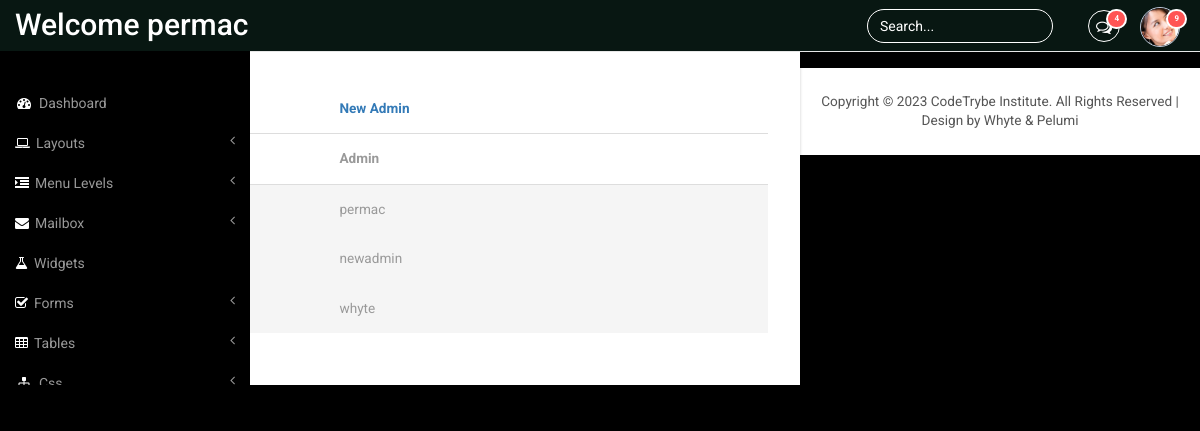
/adm_all (signed in), run on the app's committed database.
### panel/models.py (models this page shows)
class Admin(models.Model):
    user = models.OneToOneField(User, on_delete=models.CASCADE)
    phone_number = models.CharField(max_length=20,default="0802")
    address = models.CharField(max_length=50,default="Default address")
    role = models.CharField(max_length=20,default="admin")
    def __str__(self):
        return self.user.username

### panel/views.py (the view)
# urls.py: path('adm_all',views.all_admin,name='panel-alladm'),
@login_required
def all_admin(request):
    admin_list = Admin.objects.all()
    return render(request,'panel/all_admin.html', {'admin_list': admin_list})

### panel/templates/panel/all_admin.html
{% extends "panel/base.html" %}
{% block content %}
    <div class="content_bottom">
     <div class="col-md-8 span_3">
		  <div class="bs-example1" data-example-id="contextual-table">
		    <table class="table">
		      <thead>
                <tr>
                    <th>Name</th>
                    <th><a href="{%url 'panel-admRegpage'%}"> New Admin</a></th>
                </tr>
		        <tr>
		          <th>#</th>
		          <th>Admin</th>
		        </tr>
		      </thead>
		      <tbody>
                {% for admin in  admin_list %}
		        <tr class="active">
		          <th scope="row">..</th>
		          <td>{{admin}}</td>
		        </tr>
                {% endfor %}
		      </tbody>
		    </table>
            </div>
        </div>
    </div>
{% endblock %}

### panel/templates/panel/base.html (shortened to what this page needs)
{% load static%}
<!DOCTYPE HTML>
<html>
<head>
<link href="{% static 'panel/bootstrap.min.css'%}" rel='stylesheet' type='text/css' />
<link href="{% static 'panel/style2.css'%}"rel='stylesheet' type='text/css' />
<link href="{% static 'panel/lines.css'%}" rel='stylesheet' type='text/css' />
<link href="{% static 'panel/font-awesome.css'%}" rel="stylesheet">
<link href="{% static 'panel/custom.css'%}"rel="stylesheet">
</head>
<body>
<div id="wrapper">
        <nav class="top1 navbar navbar-default navbar-static-top" role="navigation" style="margin-bottom: 0">
            <div class="navbar-header">
                <a class="navbar-brand" href="index.html">Welcome {{user.username}}</a>
            </div>
            <ul class="nav navbar-nav navbar-right">
				<li class="dropdown">
	        		<a href="#" class="dropdown-toggle" data-toggle="dropdown" aria-expanded="false"><i class="fa fa-comments-o"></i><span class="badge">4</span></a>
	      		</li>
			    <li class="dropdown">
	        		<a href="#" class="dropdown-toggle avatar" data-toggle="dropdown"><img src="{% static 'images/1.png' %}"><span class="badge">9</span></a>
	      		</li>
			</ul>
			<form class="navbar-form navbar-right">
              <input type="text" class="form-control" value="Search..." onfocus="this.value = '';" onblur="if (this.value == '') {this.value = 'Search...';}">
            </form>
            <div class="navbar-default sidebar" role="navigation">
                <div class="sidebar-nav navbar-collapse">
                    <ul class="nav" id="side-menu">
                        <li>
                            <a href="#index.html"><i class="fa fa-dashboard fa-fw nav_icon"></i>Dashboard</a>
                        </li>
                        <li>
                            <a href="#"><i class="fa fa-laptop nav_icon"></i>Layouts<span class="fa arrow"></span></a>
                        </li>
                        <li>
                            <a href="#"><i class="fa fa-indent nav_icon"></i>Menu Levels<span class="fa arrow"></span></a>
                        </li>
                        <li>
                            <a href="#"><i class="fa fa-envelope nav_icon"></i>Mailbox<span class="fa arrow"></span></a>
                        </li>
                        <li>
                            <a href="widgets.html"><i class="fa fa-flask nav_icon"></i>Widgets</a>
                        </li>
                         <li>
                            <a href="#"><i class="fa fa-check-square-o nav_icon"></i>Forms<span class="fa arrow"></span></a>
                        </li>
                        <li>
                            <a href="#"><i class="fa fa-table nav_icon"></i>Tables<span class="fa arrow"></span></a>
                        </li>
                        <li>
                            <a href="#"><i class="fa fa-sitemap fa-fw nav_icon"></i>Css<span class="fa arrow"></span></a>
                        </li>
                    </ul>
                </div>
            </div>
        </nav>
    {% block content %}
    {% endblock %}
		<div class="copy">
            <p>Copyright &copy; 2023 CodeTrybe Institute. All Rights Reserved | Design by Whyte & Pelumi</p>
	    </div>
		</div>
</body>
</html>

### panel/static/panel/style2.css (style rules this page uses)
ul, ol { margin: 0; }
p { margin: 0; }
html, body { font-family: 'Roboto', sans-serif; font-size: 100%; background:#000; overflow-x: hidden; }
body a { transition:0.5s all; -webkit-transition:0.5s all; -moz-transition:0.5s all; -o-transition:0.5s all; -ms-transition:0.5s all; }
.navbar .navbar-nav li a { padding: 0 10px; line-height: 56px; position: relative; }
.navbar .navbar-nav li a i { border: 1px solid #fff; padding: 8px 0; width: 32px; text-align: center; -webkit-border-radius: 50em; -moz-border-radius: 50em; border-radius: 50em; color: #fff; height: 32px; }
.navbar .navbar-nav li .dropdown-toggle.avatar img { height: 40px; -webkit-border-radius: 50em; -moz-border-radius: 50em; border-radius: 50em; border: 1px solid #c0cadd; margin-top: -4px; }
.navbar .navbar-nav li a .badge { background: #ff5454; border: 2px solid white; position: absolute; top: 9px; right: 3px; font-size: 8px; line-height: 8px; padding: 4px 6px; -webkit-border-radius: 50em; -moz-border-radius: 50em; border-radius: 50em; min-width: 0; }
.navbar-default.sidebar { background-color: #000; font-family: 'Roboto', sans-serif; }
nav.top1.navbar.navbar-default.navbar-static-top { background-color:#081712;; font-family: 'Roboto', sans-serif; }
.navbar-default .navbar-brand { color: #fff !important; font-size: 30px; font-weight: 500; }
.navbar-right { margin-right: 10px !important; }
.navbar-right li { display:inline-block; }
i.nav_icon { color: #fff; margin-right:6px; }
.sidebar ul li a { color: #999; font-size:14px; }
.form-control { background: none !important; border: 1px solid #fff !important; border-radius: 20px !important; box-shadow: none !important; }
.navbar-form.navbar-right input[type="text"] { color: #fff; }
form.navbar-form.navbar-right { margin:9px 0 0 0; }
ul.nav.navbar-nav.navbar-right { height: 51px; }
.sidebar-nav.navbar-collapse { margin: 2em 0 0 0; }
.span_3 { padding:0; }
.content_bottom { margin-bottom:1em; }
.copy { background:#fff; text-align:center; padding:1.5em 0; }
.copy p, .copy_layout p { font-size:0.85em; color:#555; }
.map_container, #chart, .span_6, .col_2, .weather_list, .cal1, .skills-info, .stats-info, .r3_counter_box, .activity_box, .bs-example1, .cloud, .copy { -ms-box-shadow: 0 1px 3px 0px rgba(0, 0, 0, 0.2); -o-box-shadow: 0 1px 3px 0px rgba(0, 0, 0, 0.2); -moz-box-shadow: 0 1px 3px 0px rgba(0, 0, 0, 0.2); -webkit-box-shadow: 0 1px 3px 0px rgba(0, 0, 0, 0.2); box-shadow: 0 1px 3px 0px rgba(0, 0, 0, 0.2); }
.table > thead > tr > th, .table > tbody > tr > th, .table > tfoot > tr > th, .table > thead > tr > td, .table > tbody > tr > td, .table > tfoot > tr > td { border-top: none !important; }
.bs-example1 { background:#fff; padding:2em; }
span.badge { min-width: 3rem; padding: 2px 9px; text-align: center; font-size: 0.85; line-height: inherit; color: #fff; position: absolute; right:38px; -webkit-box-sizing: border-box; -moz-box-sizing: border-box; box-sizing: border-box; border-radius: 2px; }
.table > thead > tr > th, .table > tbody > tr > th, .table > tfoot > tr > th, .table > thead > tr > td, .table > tbody > tr > td, .table > tfoot > tr > td { font-size: 0.85em; color: #999; }
.table td, .table>tbody>tr>td, .table>tbody>tr>th, .table>tfoot>tr>td, .table>tfoot>tr>th, .table>thead>tr>td, .table>thead>tr>th { padding:15px !important; }
.table > thead > tr > th { border-bottom: 1px solid #ddd !important; }

### panel/static/panel/custom.css (style rules this page uses)
#wrapper { width: 100%; }
.sidebar .sidebar-nav.navbar-collapse { padding-right: 0; padding-left: 0; }
.sidebar .arrow { float: right; }
.sidebar .fa.arrow:before { content: "\f104"; }
@media (min-width:768px) { .sidebar { z-index: 1; position: absolute; width: 250px; margin-top: 51px; } }

### data on the page
Admin: user.username "permac"
Admin: user.username "newadmin"
Admin: user.username "whyte"

### other printed values
{{ user.username }} "permac"
